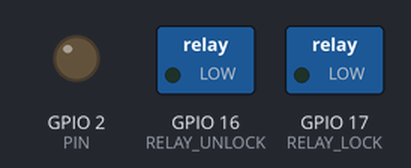
The sketch below on a simulated ESP32. On the bench: switched loads named in the sketch (green lamp = pin HIGH), output pins drawn as LEDs (lit = HIGH). Nothing arrives over Bluetooth unless stated.

Above: at 0.0 s.
At 7.15 s:
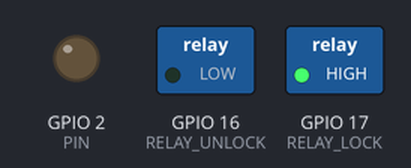
Timing chart, 0 to 8.8 s (numbered marks = the images above):
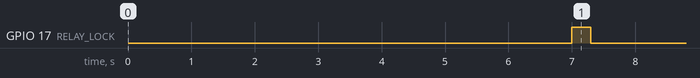

Measured:
- by itself, GPIO 17 (RELAY_LOCK): LOW → HIGH at 7.0 s, → LOW 0.30 s later

The sketch:

BleRelayTrigger.ino
```cpp
#include <BLEAdvertisedDevice.h>
#include <BLEDevice.h>
#include <BLEScan.h>

const int PIN = 2;
const int RELAY_UNLOCK = 16;
const int RELAY_LOCK = 17;
const int CUTOFF = -120;

const int LOCK_TIMEOUT = 10;

void setup()
{
  pinMode(PIN, OUTPUT);
  pinMode(RELAY_UNLOCK, OUTPUT);
  pinMode(RELAY_LOCK, OUTPUT);
  BLEDevice::init("");

  // Serial.begin(115200);
  // Serial.println("Starting...");
}

int time_tracker = 0;
bool in_range = true;
bool is_unlock = true;

void loop()
{
  BLEScan *scan = BLEDevice::getScan();
  scan->setActiveScan(true);
  BLEScanResults results = scan->start(1);

  bool blue_in_range = false;
  bool is_blue = false;

  for (int i = 0; i < results.getCount(); i++)
  {
    BLEAdvertisedDevice device = results.getDevice(i);
    if (device.getAddress().toString() == "<BLEDEVICEMAC>" && device.getName() == "<BLEDEVICENAME>")
    {
      is_blue = true;

      if (device.getRSSI() > CUTOFF)
      {
        blue_in_range = true;
        break;
      }
    }
  }

  if (blue_in_range && is_blue)
  {
    if (in_range == false)
    {
      in_range = true;
      time_tracker = 0;
    }

    if (time_tracker <= LOCK_TIMEOUT)
    {
      time_tracker++;
    }
  }
  else
  {
    if (in_range == true)
    {
      in_range = false;
      time_tracker = 0;
    }

    if (time_tracker <= LOCK_TIMEOUT)
    {
      time_tracker++;
    }
    else
    {
      digitalWrite(RELAY_UNLOCK, LOW);
      digitalWrite(RELAY_LOCK, LOW);
    }
  }

  // Serial.printf("Blue: %d, InRange: %d, Tracker: %d, direction: %d\n", is_blue, blue_in_range, time_tracker, in_range);

  digitalWrite(PIN, blue_in_range ? HIGH : LOW);

  if (in_range && time_tracker >= 3 && !is_unlock)
  {
    // Serial.println("UNLOCK TRIGGER");

    digitalWrite(RELAY_UNLOCK, HIGH);
    delay(250);
    digitalWrite(RELAY_UNLOCK, LOW);
    delay(350);
    digitalWrite(RELAY_UNLOCK, HIGH);
    delay(250);
    digitalWrite(RELAY_UNLOCK, LOW);

    is_unlock = true;
  }

  if (!in_range && time_tracker == 7)
  {
    // Serial.println("LOCK");

    digitalWrite(RELAY_LOCK, HIGH);
    delay(300);
    digitalWrite(RELAY_LOCK, LOW);

    is_unlock = false;
  }
}
```
